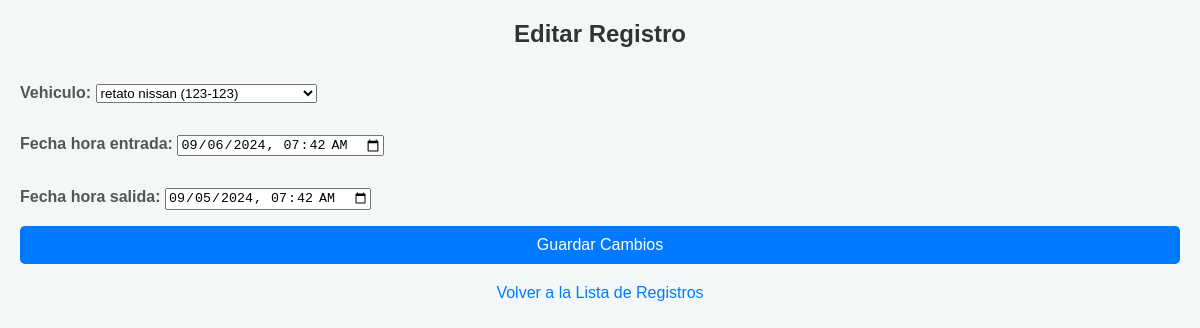
The app's page /registros/editar/6/ (signed in) with its own data.
### sistema_gestion_de_autos/models.py (models this page shows, shortened)
class Registro(models.Model):
    vehiculo = models.ForeignKey(Vehiculo, on_delete=models.CASCADE, related_name='registros')
    fecha_hora_entrada = models.DateTimeField()
    fecha_hora_salida = models.DateTimeField(null=True, blank=True)

### sistema_gestion_de_autos/views.py (the view)
# urls.py: path('registros/editar/<int:registro_id>/', views.editar_registro, name='editar_registro'),
@login_required
def editar_registro(request, registro_id):
    registro = get_object_or_404(Registro, id=registro_id)
    if request.method == 'POST':
        form = RegistroForm(request.POST, instance=registro)
        if form.is_valid():
            form.save()
            return redirect('listar_registros')
    else:
        form = RegistroForm(instance=registro)
    return render(request, 'registros/editar.html', {'form': form})

### sistema_gestion_de_autos/forms.py
class RegistroForm(forms.ModelForm):
    class Meta:
        model = Registro
        fields = ['vehiculo', 'fecha_hora_entrada', 'fecha_hora_salida']
        widgets = {
            'fecha_hora_entrada': forms.DateTimeInput(attrs={'type': 'datetime-local'}),
            'fecha_hora_salida': forms.DateTimeInput(attrs={'type': 'datetime-local', 'required': False}),
        }

### sistema_gestion_de_autos/models.py (called while the page is built)
    def __str__(self):
        return f"{self.marca} {self.modelo} ({self.matricula})"

### sistema_gestion_de_autos/templates/registros/editar.html (shortened to what this page needs)
<head>
    {% load static %}
    <link rel="stylesheet" type="text/css" href="{% static 'trabajo/css/editar.css' %}">
</head>
<h1>Editar Registro</h1>
<form method="post">
    {{ form.as_p }}
    <button type="submit">Guardar Cambios</button>
</form>
<a href="{% url 'listar_registros' %}">Volver a la Lista de Registros</a>

### sistema_gestion_de_autos/templates/static/trabajo/css/editar.css (style rules this page uses)
h1 { font-size: 24px; color: #333; text-align: center; margin-bottom: 20px; }
form { display: flex; flex-direction: column; justify-content: center; }
label { margin-bottom: 5px; font-weight: bold; color: #555; }
button { padding: 10px; background-color: #007bff; color: white; border: none; border-radius: 5px; cursor: pointer; font-size: 16px; transition: background-color 0.3s; }
a { color: #007bff; text-decoration: none; display: block; text-align: center; margin-top: 20px; }

### records on screen
Registro: vehiculo "retato nissan (123-123)", fecha_hora_entrada "09/06/2024 07:42", fecha_hora_salida "09/05/2024 07:42"
